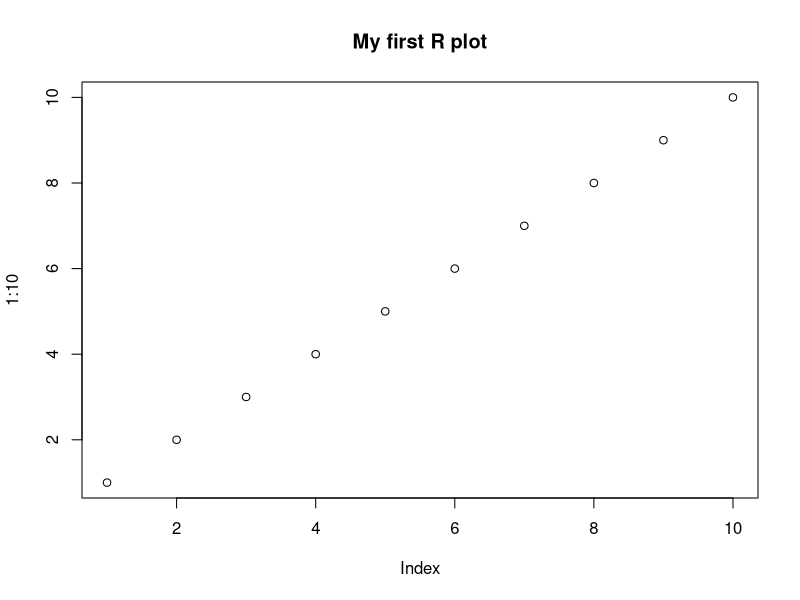

R code for this plot:
#开箱日自检脚本
# week0_setup.R —— 开箱日自检脚本
# 运行方式：在 RStudio 打开本文件，点 Source；或执行 source("week0_setup.R")

# 1. 版本信息
R.version.string

# 2. 当前工作目录
getwd()

# 3. 基本运算
2 + 2
log(2)
log10(2)

# 4. 第一张图，存进 figs 目录
png(filename = "figs/first_plot.png", width = 800, height = 600)
plot(1:10, main = "My first R plot")
dev.off()

# 5. 检查 gstat 是否装好
"gstat" %in% rownames(installed.packages())
